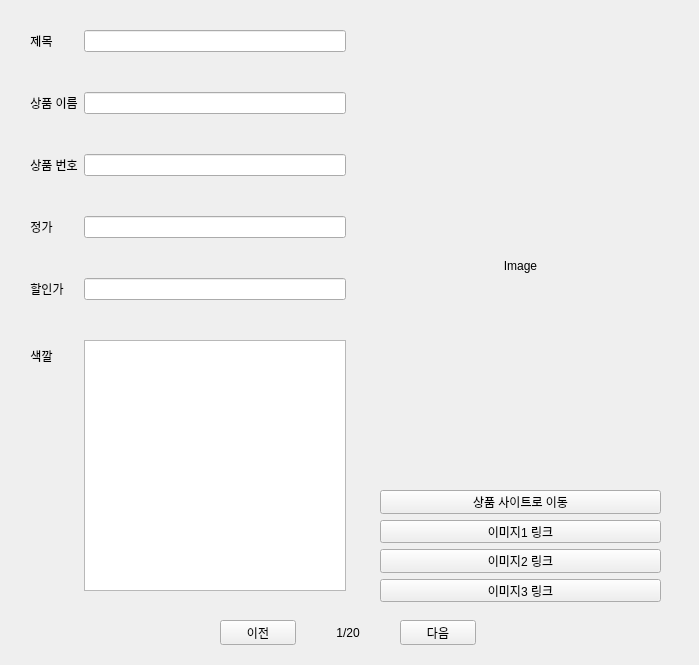
<?xml version="1.0" encoding="UTF-8"?>
<ui version="4.0">
 <class>Form</class>
 <widget class="QWidget" name="Form">
  <property name="geometry">
   <rect>
    <x>0</x>
    <y>0</y>
    <width>699</width>
    <height>665</height>
   </rect>
  </property>
  <property name="windowTitle">
   <string>Form</string>
  </property>
  <widget class="QLabel" name="imageLabel">
   <property name="geometry">
    <rect>
     <x>390</x>
     <y>50</y>
     <width>261</width>
     <height>431</height>
    </rect>
   </property>
   <property name="text">
    <string>Image</string>
   </property>
   <property name="scaledContents">
    <bool>true</bool>
   </property>
   <property name="alignment">
    <set>Qt::AlignCenter</set>
   </property>
  </widget>
  <widget class="QWidget" name="formLayoutWidget">
   <property name="geometry">
    <rect>
     <x>30</x>
     <y>30</y>
     <width>316</width>
     <height>561</height>
    </rect>
   </property>
   <layout class="QFormLayout" name="formLayout">
    <property name="sizeConstraint">
     <enum>QLayout::SetDefaultConstraint</enum>
    </property>
    <property name="fieldGrowthPolicy">
     <enum>QFormLayout::ExpandingFieldsGrow</enum>
    </property>
    <property name="verticalSpacing">
     <number>40</number>
    </property>
    <item row="0" column="0">
     <widget class="QLabel" name="label">
      <property name="text">
       <string>제목</string>
      </property>
      <property name="alignment">
       <set>Qt::AlignCenter</set>
      </property>
     </widget>
    </item>
    <item row="0" column="1">
     <widget class="QLineEdit" name="titleEdit">
      <property name="readOnly">
       <bool>true</bool>
      </property>
     </widget>
    </item>
    <item row="1" column="0">
     <widget class="QLabel" name="label_2">
      <property name="text">
       <string>상품 이름</string>
      </property>
      <property name="alignment">
       <set>Qt::AlignCenter</set>
      </property>
     </widget>
    </item>
    <item row="1" column="1">
     <widget class="QLineEdit" name="productNameEdit">
      <property name="readOnly">
       <bool>true</bool>
      </property>
     </widget>
    </item>
    <item row="2" column="0">
     <widget class="QLabel" name="label_3">
      <property name="text">
       <string>상품 번호</string>
      </property>
      <property name="alignment">
       <set>Qt::AlignCenter</set>
      </property>
     </widget>
    </item>
    <item row="2" column="1">
     <widget class="QLineEdit" name="productNumEdit">
      <property name="readOnly">
       <bool>true</bool>
      </property>
     </widget>
    </item>
    <item row="3" column="0">
     <widget class="QLabel" name="label_4">
      <property name="text">
       <string>정가</string>
      </property>
      <property name="alignment">
       <set>Qt::AlignCenter</set>
      </property>
     </widget>
    </item>
    <item row="3" column="1">
     <widget class="QLineEdit" name="regularPriceEdit">
      <property name="sizePolicy">
       <sizepolicy hsizetype="Expanding" vsizetype="Fixed">
        <horstretch>0</horstretch>
        <verstretch>0</verstretch>
       </sizepolicy>
      </property>
      <property name="readOnly">
       <bool>true</bool>
      </property>
     </widget>
    </item>
    <item row="4" column="0">
     <widget class="QLabel" name="label_5">
      <property name="text">
       <string>할인가</string>
      </property>
      <property name="alignment">
       <set>Qt::AlignCenter</set>
      </property>
     </widget>
    </item>
    <item row="4" column="1">
     <widget class="QLineEdit" name="salePriceEdit">
      <property name="text">
       <string/>
      </property>
      <property name="readOnly">
       <bool>true</bool>
      </property>
     </widget>
    </item>
    <item row="5" column="0">
     <widget class="QLabel" name="label_6">
      <property name="text">
       <string>색깔</string>
      </property>
      <property name="alignment">
       <set>Qt::AlignCenter</set>
      </property>
     </widget>
    </item>
    <item row="5" column="1">
     <widget class="QListWidget" name="colorList"/>
    </item>
   </layout>
  </widget>
  <widget class="QWidget" name="horizontalLayoutWidget">
   <property name="geometry">
    <rect>
     <x>220</x>
     <y>620</y>
     <width>256</width>
     <height>25</height>
    </rect>
   </property>
   <layout class="QHBoxLayout" name="horizontalLayout_2">
    <property name="spacing">
     <number>40</number>
    </property>
    <item>
     <widget class="QPushButton" name="prevButton">
      <property name="text">
       <string>이전</string>
      </property>
     </widget>
    </item>
    <item>
     <widget class="QLabel" name="pageLabel">
      <property name="text">
       <string>1/20</string>
      </property>
      <property name="alignment">
       <set>Qt::AlignCenter</set>
      </property>
     </widget>
    </item>
    <item>
     <widget class="QPushButton" name="nextButton">
      <property name="text">
       <string>다음</string>
      </property>
     </widget>
    </item>
   </layout>
  </widget>
  <widget class="QWidget" name="verticalLayoutWidget">
   <property name="geometry">
    <rect>
     <x>380</x>
     <y>490</y>
     <width>281</width>
     <height>112</height>
    </rect>
   </property>
   <layout class="QVBoxLayout" name="verticalLayout">
    <item>
     <widget class="QPushButton" name="linkButton">
      <property name="text">
       <string>상품 사이트로 이동</string>
      </property>
     </widget>
    </item>
    <item>
     <widget class="QPushButton" name="imageIinkButton1">
      <property name="text">
       <string>이미지1 링크</string>
      </property>
     </widget>
    </item>
    <item>
     <widget class="QPushButton" name="imageIinkButton2">
      <property name="text">
       <string>이미지2 링크</string>
      </property>
     </widget>
    </item>
    <item>
     <widget class="QPushButton" name="imageIinkButton3">
      <property name="text">
       <string>이미지3 링크</string>
      </property>
     </widget>
    </item>
   </layout>
  </widget>
 </widget>
 <resources/>
 <connections/>
</ui>
